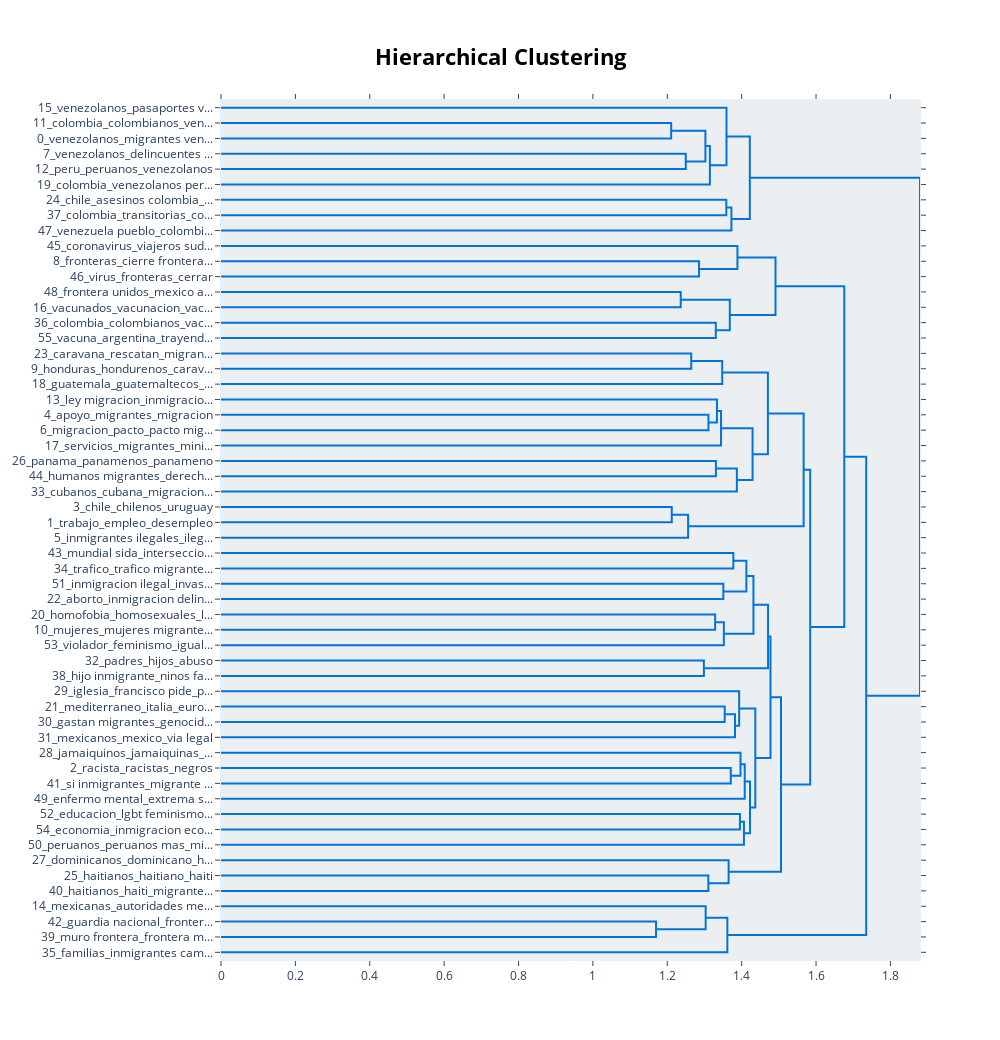

The notebook cell this image was saved under:
### Code cell
topic_model.visualize_hierarchy()

### Figure 1 — Plotly figure (JSON) as saved in the notebook; plotly's stock layout.template omitted (floating-point values rounded to 4 significant figures)
{"data": [{"hoverinfo": "text", "marker": {"color": "rgb(0,116,217)"}, "mode": "lines", "type": "scatter", "x": [0, 1.21, 1.21, 0], "xaxis": "x", "y": [-15, -15, -25, -25], "yaxis": "y"}, {"hoverinfo": "text", "marker": {"color": "rgb(0,116,217)"}, "mode": "lines", "type": "scatter", "x": [0, 1.25, 1.25, 0], "xaxis": "x", "y": [-35, -35, -45, -45], "yaxis": "y"}, {"hoverinfo": "text", "marker": {"color": "rgb(0,116,217)"}, "mode": "lines", "type": "scatter", "x": [1.21, 1.302, 1.302, 1.25], "xaxis": "x", "y": [-20, -20, -40, -40], "yaxis": "y"}, {"hoverinfo": "text", "marker": {"color": "rgb(0,116,217)"}, "mode": "lines", "type": "scatter", "x": [1.302, 1.315, 1.315, 0], "xaxis": "x", "y": [-30, -30, -55, -55], "yaxis": "y"}, {"hoverinfo": "text", "marker": {"color": "rgb(0,116,217)"}, "mode": "lines", "type": "scatter", "x": [0, 1.359, 1.359, 1.315], "xaxis": "x", "y": [-5, -5, -42.5, -42.5], "yaxis": "y"}, {"hoverinfo": "text", "marker": {"color": "rgb(0,116,217)"}, "mode": "lines", "type": "scatter", "x": [0, 1.359, 1.359, 0], "xaxis": "x", "y": [-65, -65, -75, -75], "yaxis": "y"}, {"hoverinfo": "text", "marker": {"color": "rgb(0,116,217)"}, "mode": "lines", "type": "scatter", "x": [1.359, 1.372, 1.372, 0], "xaxis": "x", "y": [-70, -70, -85, -85], "yaxis": "y"}, {"hoverinfo": "text", "marker": {"color": "rgb(0,116,217)"}, "mode": "lines", "type": "scatter", "x": [1.359, 1.422, 1.422, 1.372], "xaxis": "x", "y": [-23.75, -23.75, -77.5, -77.5], "yaxis": "y"}, {"hoverinfo": "text", "marker": {"color": "rgb(0,116,217)"}, "mode": "lines", "type": "scatter", "x": [0, 1.285, 1.285, 0], "xaxis": "x", "y": [-105, -105, -115, -115], "yaxis": "y"}, {"hoverinfo": "text", "marker": {"color": "rgb(0,116,217)"}, "mode": "lines", "type": "scatter", "x": [0, 1.389, 1.389, 1.285], "xaxis": "x", "y": [-95, -95, -110, -110], "yaxis": "y"}, {"hoverinfo": "text", "marker": {"color": "rgb(0,116,217)"}, "mode": "lines", "type": "scatter", "x": [0, 1.236, 1.236, 0], "xaxis": "x", "y": [-125, -125, -135, -135], "yaxis": "y"}, {"hoverinfo": "text", "marker": {"color": "rgb(0,116,217)"}, "mode": "lines", "type": "scatter", "x": [0, 1.33, 1.33, 0], "xaxis": "x", "y": [-145, -145, -155, -155], "yaxis": "y"}, {"hoverinfo": "text", "marker": {"color": "rgb(0,116,217)"}, "mode": "lines", "type": "scatter", "x": [1.236, 1.368, 1.368, 1.33], "xaxis": "x", "y": [-130, -130, -150, -150], "yaxis": "y"}, {"hoverinfo": "text", "marker": {"color": "rgb(0,116,217)"}, "mode": "lines", "type": "scatter", "x": [1.389, 1.491, 1.491, 1.368], "xaxis": "x", "y": [-102.5, -102.5, -140, -140], "yaxis": "y"}, {"hoverinfo": "text", "marker": {"color": "rgb(0,116,217)"}, "mode": "lines", "type": "scatter", "x": [0, 1.264, 1.264, 0], "xaxis": "x", "y": [-165, -165, -175, -175], "yaxis": "y"}, {"hoverinfo": "text", "marker": {"color": "rgb(0,116,217)"}, "mode": "lines", "type": "scatter", "x": [1.264, 1.348, 1.348, 0], "xaxis": "x", "y": [-170, -170, -185, -185], "yaxis": "y"}, {"hoverinfo": "text", "marker": {"color": "rgb(0,116,217)"}, "mode": "lines", "type": "scatter", "x": [0, 1.311, 1.311, 0], "xaxis": "x", "y": [-205, -205, -215, -215], "yaxis": "y"}, {"hoverinfo": "text", "marker": {"color": "rgb(0,116,217)"}, "mode": "lines", "type": "scatter", "x": [0, 1.334, 1.334, 1.311], "xaxis": "x", "y": [-195, -195, -210, -210], "yaxis": "y"}, {"hoverinfo": "text", "marker": {"color": "rgb(0,116,217)"}, "mode": "lines", "type": "scatter", "x": [1.334, 1.345, 1.345, 0], "xaxis": "x", "y": [-202.5, -202.5, -225, -225], "yaxis": "y"}, {"hoverinfo": "text", "marker": {"color": "rgb(0,116,217)"}, "mode": "lines", "type": "scatter", "x": [0, 1.331, 1.331, 0], "xaxis": "x", "y": [-235, -235, -245, -245], "yaxis": "y"}, {"hoverinfo": "text", "marker": {"color": "rgb(0,116,217)"}, "mode": "lines", "type": "scatter", "x": [1.331, 1.387, 1.387, 0], "xaxis": "x", "y": [-240, -240, -255, -255], "yaxis": "y"}, {"hoverinfo": "text", "marker": {"color": "rgb(0,116,217)"}, "mode": "lines", "type": "scatter", "x": [1.345, 1.429, 1.429, 1.387], "xaxis": "x", "y": [-213.8, -213.8, -247.5, -247.5], "yaxis": "y"}, {"hoverinfo": "text", "marker": {"color": "rgb(0,116,217)"}, "mode": "lines", "type": "scatter", "x": [1.348, 1.471, 1.471, 1.429], "xaxis": "x", "y": [-177.5, -177.5, -230.6, -230.6], "yaxis": "y"}, {"hoverinfo": "text", "marker": {"color": "rgb(0,116,217)"}, "mode": "lines", "type": "scatter", "x": [0, 1.212, 1.212, 0], "xaxis": "x", "y": [-265, -265, -275, -275], "yaxis": "y"}, {"hoverinfo": "text", "marker": {"color": "rgb(0,116,217)"}, "mode": "lines", "type": "scatter", "x": [1.212, 1.256, 1.256, 0], "xaxis": "x", "y": [-270, -270, -285, -285], "yaxis": "y"}, {"hoverinfo": "text", "marker": {"color": "rgb(0,116,217)"}, "mode": "lines", "type": "scatter", "x": [1.471, 1.567, 1.567, 1.256], "xaxis": "x", "y": [-204.1, -204.1, -277.5, -277.5], "yaxis": "y"}, {"hoverinfo": "text", "marker": {"color": "rgb(0,116,217)"}, "mode": "lines", "type": "scatter", "x": [0, 1.378, 1.378, 0], "xaxis": "x", "y": [-295, -295, -305, -305], "yaxis": "y"}, {"hoverinfo": "text", "marker": {"color": "rgb(0,116,217)"}, "mode": "lines", "type": "scatter", "x": [0, 1.351, 1.351, 0], "xaxis": "x", "y": [-315, -315, -325, -325], "yaxis": "y"}, {"hoverinfo": "text", "marker": {"color": "rgb(0,116,217)"}, "mode": "lines", "type": "scatter", "x": [1.378, 1.413, 1.413, 1.351], "xaxis": "x", "y": [-300, -300, -320, -320], "yaxis": "y"}, {"hoverinfo": "text", "marker": {"color": "rgb(0,116,217)"}, "mode": "lines", "type": "scatter", "x": [0, 1.329, 1.329, 0], "xaxis": "x", "y": [-335, -335, -345, -345], "yaxis": "y"}, {"hoverinfo": "text", "marker": {"color": "rgb(0,116,217)"}, "mode": "lines", "type": "scatter", "x": [1.329, 1.352, 1.352, 0], "xaxis": "x", "y": [-340, -340, -355, -355], "yaxis": "y"}, {"hoverinfo": "text", "marker": {"color": "rgb(0,116,217)"}, "mode": "lines", "type": "scatter", "x": [1.413, 1.432, 1.432, 1.352], "xaxis": "x", "y": [-310, -310, -347.5, -347.5], "yaxis": "y"}, {"hoverinfo": "text", "marker": {"color": "rgb(0,116,217)"}, "mode": "lines", "type": "scatter", "x": [0, 1.298, 1.298, 0], "xaxis": "x", "y": [-365, -365, -375, -375], "yaxis": "y"}, {"hoverinfo": "text", "marker": {"color": "rgb(0,116,217)"}, "mode": "lines", "type": "scatter", "x": [1.432, 1.471, 1.471, 1.298], "xaxis": "x", "y": [-328.8, -328.8, -370, -370], "yaxis": "y"}, {"hoverinfo": "text", "marker": {"color": "rgb(0,116,217)"}, "mode": "lines", "type": "scatter", "x": [0, 1.354, 1.354, 0], "xaxis": "x", "y": [-395, -395, -405, -405], "yaxis": "y"}, {"hoverinfo": "text", "marker": {"color": "rgb(0,116,217)"}, "mode": "lines", "type": "scatter", "x": [1.354, 1.382, 1.382, 0], "xaxis": "x", "y": [-400, -400, -415, -415], "yaxis": "y"}, {"hoverinfo": "text", "marker": {"color": "rgb(0,116,217)"}, "mode": "lines", "type": "scatter", "x": [0, 1.393, 1.393, 1.382], "xaxis": "x", "y": [-385, -385, -407.5, -407.5], "yaxis": "y"}, {"hoverinfo": "text", "marker": {"color": "rgb(0,116,217)"}, "mode": "lines", "type": "scatter", "x": [0, 1.371, 1.371, 0], "xaxis": "x", "y": [-435, -435, -445, -445], "yaxis": "y"}, {"hoverinfo": "text", "marker": {"color": "rgb(0,116,217)"}, "mode": "lines", "type": "scatter", "x": [0, 1.397, 1.397, 1.371], "xaxis": "x", "y": [-425, -425, -440, -440], "yaxis": "y"}, {"hoverinfo": "text", "marker": {"color": "rgb(0,116,217)"}, "mode": "lines", "type": "scatter", "x": [1.397, 1.408, 1.408, 0], "xaxis": "x", "y": [-432.5, -432.5, -455, -455], "yaxis": "y"}, {"hoverinfo": "text", "marker": {"color": "rgb(0,116,217)"}, "mode": "lines", "type": "scatter", "x": [0, 1.395, 1.395, 0], "xaxis": "x", "y": [-465, -465, -475, -475], "yaxis": "y"}, {"hoverinfo": "text", "marker": {"color": "rgb(0,116,217)"}, "mode": "lines", "type": "scatter", "x": [1.395, 1.406, 1.406, 0], "xaxis": "x", "y": [-470, -470, -485, -485], "yaxis": "y"}, {"hoverinfo": "text", "marker": {"color": "rgb(0,116,217)"}, "mode": "lines", "type": "scatter", "x": [1.408, 1.422, 1.422, 1.406], "xaxis": "x", "y": [-443.8, -443.8, -477.5, -477.5], "yaxis": "y"}, {"hoverinfo": "text", "marker": {"color": "rgb(0,116,217)"}, "mode": "lines", "type": "scatter", "x": [1.393, 1.437, 1.437, 1.422], "xaxis": "x", "y": [-396.2, -396.2, -460.6, -460.6], "yaxis": "y"}, {"hoverinfo": "text", "marker": {"color": "rgb(0,116,217)"}, "mode": "lines", "type": "scatter", "x": [1.471, 1.478, 1.478, 1.437], "xaxis": "x", "y": [-349.4, -349.4, -428.4, -428.4], "yaxis": "y"}, {"hoverinfo": "text", "marker": {"color": "rgb(0,116,217)"}, "mode": "lines", "type": "scatter", "x": [0, 1.31, 1.31, 0], "xaxis": "x", "y": [-505, -505, -515, -515], "yaxis": "y"}, {"hoverinfo": "text", "marker": {"color": "rgb(0,116,217)"}, "mode": "lines", "type": "scatter", "x": [0, 1.365, 1.365, 1.31], "xaxis": "x", "y": [-495, -495, -510, -510], "yaxis": "y"}, {"hoverinfo": "text", "marker": {"color": "rgb(0,116,217)"}, "mode": "lines", "type": "scatter", "x": [1.478, 1.506, 1.506, 1.365], "xaxis": "x", "y": [-388.9, -388.9, -502.5, -502.5], "yaxis": "y"}, {"hoverinfo": "text", "marker": {"color": "rgb(0,116,217)"}, "mode": "lines", "type": "scatter", "x": [1.567, 1.584, 1.584, 1.506], "xaxis": "x", "y": [-240.8, -240.8, -445.7, -445.7], "yaxis": "y"}, {"hoverinfo": "text", "marker": {"color": "rgb(0,116,217)"}, "mode": "lines", "type": "scatter", "x": [1.491, 1.676, 1.676, 1.584], "xaxis": "x", "y": [-121.2, -121.2, -343.2, -343.2], "yaxis": "y"}, {"hoverinfo": "text", "marker": {"color": "rgb(0,116,217)"}, "mode": "lines", "type": "scatter", "x": [0, 1.17, 1.17, 0], "xaxis": "x", "y": [-535, -535, -545, -545], "yaxis": "y"}, {"hoverinfo": "text", "marker": {"color": "rgb(0,116,217)"}, "mode": "lines", "type": "scatter", "x": [0, 1.303, 1.303, 1.17], "xaxis": "x", "y": [-525, -525, -540, -540], "yaxis": "y"}, {"hoverinfo": "text", "marker": {"color": "rgb(0,116,217)"}, "mode": "lines", "type": "scatter", "x": [1.303, 1.361, 1.361, 0], "xaxis": "x", "y": [-532.5, -532.5, -555, -555], "yaxis": "y"}, {"hoverinfo": "text", "marker": {"color": "rgb(0,116,217)"}, "mode": "lines", "type": "scatter", "x": [1.676, 1.735, 1.735, 1.361], "xaxis": "x", "y": [-232.2, -232.2, -543.8, -543.8], "yaxis": "y"}, {"hoverinfo": "text", "marker": {"color": "rgb(0,116,217)"}, "mode": "lines", "type": "scatter", "x": [1.422, 1.88, 1.88, 1.735], "xaxis": "x", "y": [-50.62, -50.62, -388.0, -388.0], "yaxis": "y"}], "layout": {"autosize": false, "height": 1040, "hoverlabel": {"bgcolor": "white", "font": {"family": "Rockwell", "size": 16}}, "hovermode": "closest", "plot_bgcolor": "#ECEFF1", "showlegend": false, "title": {"font": {"color": "Black", "size": 22}, "text": "<b>Hierarchical Clustering", "x": 0.5, "xanchor": "center", "yanchor": "top"}, "width": 1000, "xaxis": {"mirror": "allticks", "rangemode": "tozero", "showgrid": false, "showline": true, "showticklabels": true, "ticks": "outside", "type": "linear", "zeroline": false}, "yaxis": {"mirror": "allticks", "range": [-560, 0], "rangemode": "tozero", "showgrid": false, "showline": true, "showticklabels": true, "tickmode": "array", "ticks": "outside", "ticktext": ["15_venezolanos_pasaportes v...", "11_colombia_colombianos_ven...", "0_venezolanos_migrantes ven...", "7_venezolanos_delincuentes ...", "12_peru_peruanos_venezolanos", "19_colombia_venezolanos per...", "24_chile_asesinos colombia_...", "37_colombia_transitorias_co...", "47_venezuela pueblo_colombi...", "45_coronavirus_viajeros sud...", "8_fronteras_cierre frontera...", "46_virus_fronteras_cerrar", "48_frontera unidos_mexico a...", "16_vacunados_vacunacion_vac...", "36_colombia_colombianos_vac...", "55_vacuna_argentina_trayend...", "23_caravana_rescatan_migran...", "9_honduras_hondurenos_carav...", "18_guatemala_guatemaltecos_...", "13_ley migracion_inmigracio...", "4_apoyo_migrantes_migracion", "6_migracion_pacto_pacto mig...", "17_servicios_migrantes_mini...", "26_panama_panamenos_panameno", "44_humanos migrantes_derech...", "33_cubanos_cubana_migracion...", "3_chile_chilenos_uruguay", "1_trabajo_empleo_desempleo", "5_inmigrantes ilegales_ileg...", "43_mundial sida_interseccio...", "34_trafico_trafico migrante...", "51_inmigracion ilegal_invas...", "22_aborto_inmigracion delin...", "20_homofobia_homosexuales_l...", "10_mujeres_mujeres migrante...", "53_violador_feminismo_igual...", "32_padres_hijos_abuso", "38_hijo inmigrante_ninos fa...", "29_iglesia_francisco pide_p...", "21_mediterraneo_italia_euro...", "30_gastan migrantes_genocid...", "31_mexicanos_mexico_via legal", "28_jamaiquinos_jamaiquinas_...", "2_racista_racistas_negros", "41_si inmigrantes_migrante ...", "49_enfermo mental_extrema s...", "52_educacion_lgbt feminismo...", "54_economia_inmigracion eco...", "50_peruanos_peruanos mas_mi...", "27_dominicanos_dominicano_h...", "25_haitianos_haitiano_haiti", "40_haitianos_haiti_migrante...", "14_mexicanas_autoridades me...", "42_guardia nacional_fronter...", "39_muro frontera_frontera m...", "35_familias_inmigrantes cam..."], "tickvals": [-5, -15, -25, -35, -45, -55, -65, -75, -85, -95, -105, -115, -125, -135, -145, -155, -165, -175, -185, -195, -205, -215, -225, -235, -245, -255, -265, -275, -285, -295, -305, -315, -325, -335, -345, -355, -365, -375, -385, -395, -405, -415, -425, -435, -445, -455, -465, -475, -485, -495, -505, -515, -525, -535, -545, -555], "type": "linear", "zeroline": false}}}
